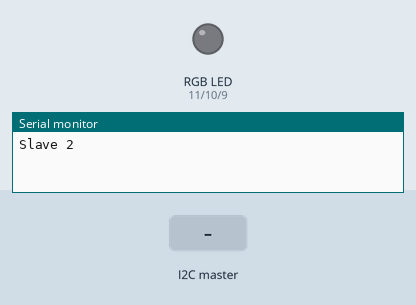
Simulated run of this sketch. Board: Arduino Uno, built with avr-gcc and run on an emulated ATmega328P. Shown: an RGB LED mixed from three pins (HIGH = lit), the last lines printed to the serial monitor. Inputs (shaded band) come from the test bench.

Above: at 1.2 s.
1.3 s: the I2C master sends the byte 5
At 2.3 s:
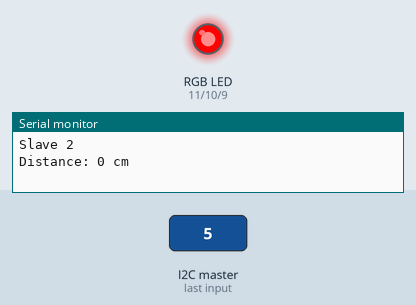
Timing chart, 0 to 4.3 s (numbered marks = the images above; inputs shaded):
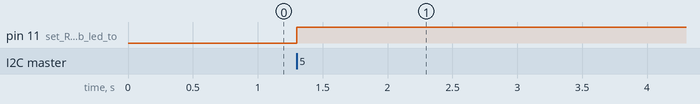

The sketch:

slave2.ino
```cpp
#include <Wire.h> // require for I2C communication

String data = ""; // this will hold the incomming data
int i, j, x, y, percentage; // some variable require in the program
bool first = true; // a flag to be set true only once in the loop

void setup()
{
  Serial.begin(9600); // begin serial communication at 9600 baud rate
  Serial.println("Slave 2"); // serial monitor label
  Wire.begin(15);  // receives data from I2C bus for 15
  Wire.onReceive(receiveEvent); // invoke receiveEvent if any data receives

  pinMode(9, OUTPUT); // set BLUE pin of rgb led to output
  pinMode(10, OUTPUT); // set GREEN pin of rgb led to output
  pinMode(11, OUTPUT); // set RED pin of rgb led to output
}

void receiveEvent() {
  data = ""; // first set data as empty string
  while( Wire.available()) { // if data avaialbe in I2C bus
    data = data + (char)Wire.read(); // read one by on and construct data string
  }
  int distance = data.toInt(); // convert the distance data to int
  percentage = distance / 11; // as we are using a potentiometer ans we can change its value between 0-100, so we map the distance with 100 to get the percentage for potentiometer, only by deviding 11 we get a range between 0-100

  Serial.print("Distance: "); // label for what we are printing
  Serial.print(distance); // printing distance
  Serial.println(" cm"); // printing unit

  if (first) {
    first = false; // code will enter this block only once -
    x = distance; // to keep track of our distance changing
    y = round(percentage * 2.55); // as rgb value can be between 0-255, we map percentage we calculate earlier with 255 to get a value between 0-255, also we round that value to get a int
    i = y; // i will hold green value
    j = 255-y; // j will hold red value
  }
  else {
    if (distance < x) { // checking if distance decreases so that rgb can go from green to red
      y = round(percentage * 2.55); // explain as above
      i = y; // i will hold green value
      j = 255-y; // j will hold red value
    }
    else if (distance > x) { // checking if distance increases so that rgb can go from red to green
      y = round(percentage * 2.55); // explain as above
      i = y; // i will hold green value
      j = 255-y; // j will hold red value
    }
  }

//  Serial.print(percentage); // for debugging purposes
//  Serial.print("% ");
//  Serial.print("green: ");
//  Serial.print(i);
//  Serial.print(" red: ");
//  Serial.println(j);

  analogWrite(9, 0); // set BLUE led to 0, also like constant
  analogWrite(10, i); // set GREEN led to the same value i hold
  analogWrite(11, j); // set RED led to the same value i hold
}

void loop() {
}
```

Measured:
- after the input at 1.3 s, pin 11 (set_RED_pin_of_rgb_led_to): LOW → HIGH at once
